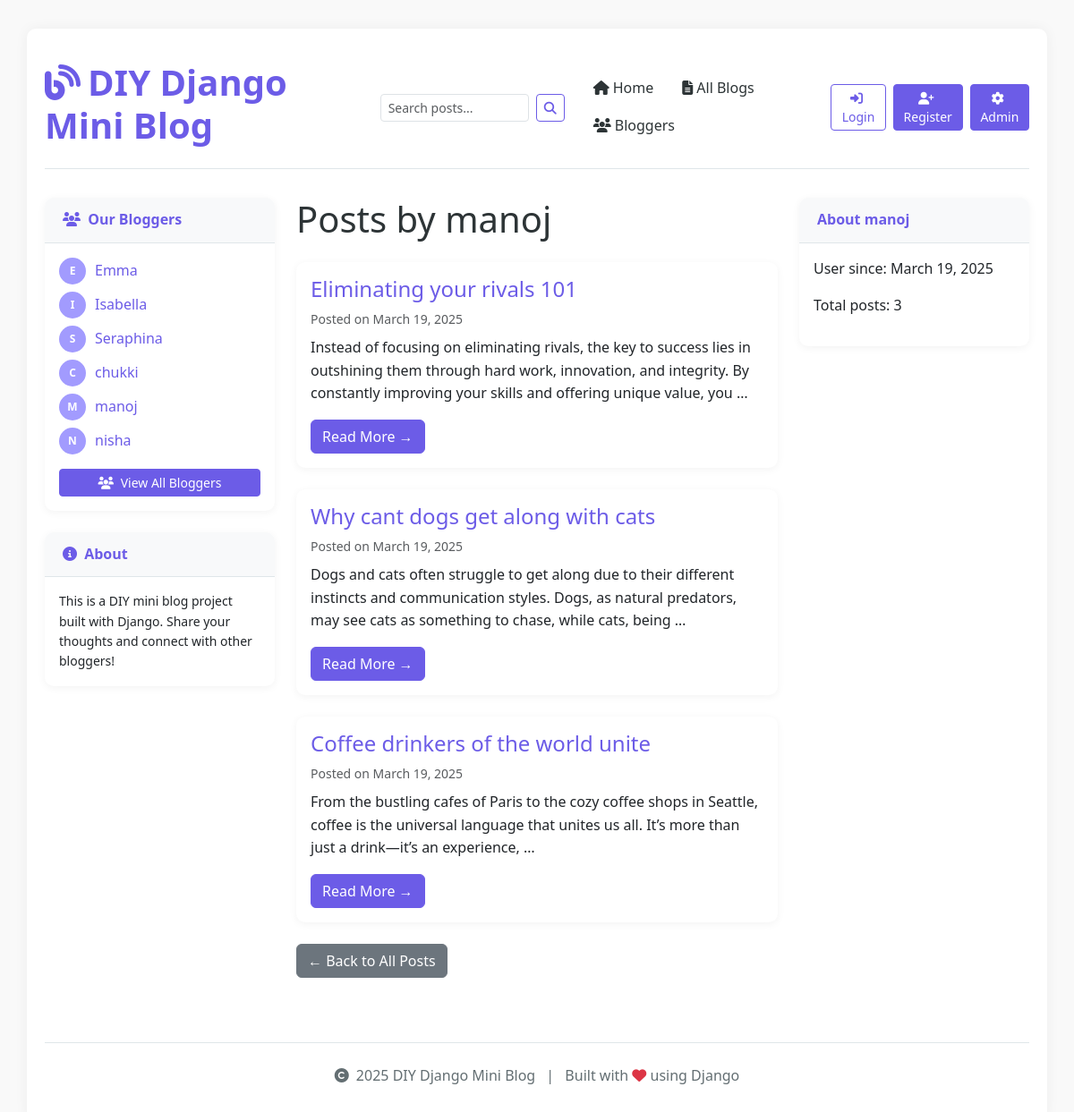
/blog/author/2/, run on the app's committed database.
### blog/models.py (models this page shows, shortened)
class Post(models.Model):
    title = models.CharField(max_length=200)
    content = models.TextField()
    date_posted = models.DateTimeField(default=timezone.now)
    author = models.ForeignKey(User, on_delete=models.CASCADE)
    categories = models.ManyToManyField(Category, related_name='posts', blank=True)
    likes = models.ManyToManyField(User, related_name='liked_posts', blank=True)
    class Meta:
        ordering = ['-date_posted']

### blog/views.py (the view)
# urls.py: path('author/<int:author_id>/', views.author_detail, name='author_detail'),
def author_detail(request, author_id):
    author = get_object_or_404(User, id=author_id)
    posts = Post.objects.filter(author=author).order_by('-date_posted')
    paginator = Paginator(posts, 5)  # Show 5 posts per page
    page_number = request.GET.get('page', 1)
    page_obj = paginator.get_page(page_number)
    return render(request, 'blog/author_detail.html', {
        'title': f'Posts by {author.username}',
        'author': author,
        'page_obj': page_obj,
    })

### blog/context_processors.py (called while the page is built)
def bloggers_processor(request):
    bloggers = User.objects.annotate(post_count=Count('post')).filter(post_count__gt=0).order_by('username')
    return {
        'bloggers': bloggers,
    }

### blog/templates/blog/author_detail.html (shortened to what this page needs)
{% extends 'blog/base.html' %}
{% block content %}
<div class="row">
    <div class="col-lg-8">
        <h1 class="mb-4">Posts by {{ author.username }}</h1>
        {% if page_obj %}
            {% for post in page_obj %}
                <div class="card mb-4">
                    <div class="card-body">
                        <h2 class="card-title h4">
                            <a href="{% url 'post_detail' post.id %}" class="text-decoration-none">{{ post.title }}</a>
                        </h2>
                        <div class="small text-muted mb-2">
                            Posted on {{ post.date_posted|date:"F d, Y" }}
                        </div>
                        <p class="card-text">{{ post.content|truncatewords:30 }}</p>
                        <a href="{% url 'post_detail' post.id %}" class="btn btn-primary">Read More →</a>
                    </div>
                </div>
            {% endfor %}
        {% else %}
            <div class="alert alert-info">
                This author hasn't posted any articles yet.
            </div>
        {% endif %}
        <a href="{% url 'post_list' %}" class="btn btn-secondary mb-4">&larr; Back to All Posts</a>
    </div>
    <div class="col-lg-4">
        <div class="card mb-4">
            <div class="card-header">About {{ author.username }}</div>
            <div class="card-body">
                <p>User since: {{ author.date_joined|date:"F d, Y" }}</p>
                <p>Total posts: {{ author.post_set.count }}</p>
            </div>
        </div>
    </div>
</div>
{% endblock %}

### blog/templates/blog/base.html (shortened to what this page needs)
<!DOCTYPE html>
<html lang="en">
<head>
    <link href="https://cdn.jsdelivr.net/npm/bootstrap@5.3.0/dist/css/bootstrap.min.css" rel="stylesheet">
    <link rel="stylesheet" href="https://cdnjs.cloudflare.com/ajax/libs/font-awesome/6.4.0/css/all.min.css">
</head>
<body>
    <div class="container">
        <header class="site-header">
            <div class="row flex-nowrap justify-content-between align-items-center py-3">
                <div class="col-md-4">
                    <a href="{% url 'home' %}" class="text-decoration-none">
                        <h1 class="site-title display-6">
                            <i class="fas fa-blog me-2"></i>DIY Django Mini Blog
                        </h1>
                    </a>
                </div>
                <div class="col-md-8 d-flex justify-content-end align-items-center">
                    <form class="d-flex me-3" action="{% url 'search_results' %}" method="get">
                        <input class="form-control form-control-sm me-2" type="search" name="q" placeholder="Search posts..." aria-label="Search" required>
                        <button class="btn btn-sm btn-outline-primary" type="submit">
                            <i class="fas fa-search"></i>
                        </button>
                    </form>
                    <nav class="nav me-3 d-none d-md-flex">
                        <a class="nav-link" href="{% url 'home' %}">
                            <i class="fas fa-home me-1"></i>Home
                        </a>
                        <a class="nav-link" href="{% url 'post_list' %}">
                            <i class="fas fa-file-alt me-1"></i>All Blogs
                        </a>
                        <a class="nav-link" href="{% url 'bloggers_list' %}">
                            <i class="fas fa-users me-1"></i>Bloggers
                        </a>
                    </nav>
                    {% if user.is_authenticated %}
                        <div class="dropdown me-2">
                            <button class="btn btn-sm btn-outline-primary dropdown-toggle" type="button" id="userDropdown" data-bs-toggle="dropdown" aria-expanded="false">
                                <i class="fas fa-user me-1"></i>{{ user.username }}
                            </button>
                            <ul class="dropdown-menu dropdown-menu-end shadow" aria-labelledby="userDropdown">
                                <li><a class="dropdown-item" href="{% url 'post_create' %}">
                                    <i class="fas fa-plus-circle me-1"></i>New Post
                                </a></li>
                                <li><a class="dropdown-item" href="{% url 'liked_posts' %}">
                                    <i class="fas fa-heart me-1"></i>Posts You Like
                                </a></li>
                                <li><a class="dropdown-item" href="{% url 'password_change' %}">
                                    <i class="fas fa-key me-1"></i>Change Password
                                </a></li>
                                <li><hr class="dropdown-divider"></li>
                                <li><a class="dropdown-item" href="{% url 'logout' %}">
                                    <i class="fas fa-sign-out-alt me-1"></i>Logout
                                </a></li>
                            </ul>
                        </div>
                    {% else %}
                        <a href="{% url 'login' %}" class="btn btn-sm btn-outline-primary me-2">
                            <i class="fas fa-sign-in-alt me-1"></i>Login
                        </a>
                        <a href="{% url 'register' %}" class="btn btn-sm btn-primary me-2">
                            <i class="fas fa-user-plus me-1"></i>Register
                        </a>
                    {% endif %}
                    <a href="/admin/" class="btn btn-sm btn-primary">
                        <i class="fas fa-cog me-1"></i>Admin
                    </a>
                </div>
            </div>
        </header>
        <div class="row mt-4">
            <div class="col-md-3">
                <div class="sidebar">
                    <div class="card">
                        <div class="card-header">
                            <i class="fas fa-users me-1"></i> Our Bloggers
                        </div>
                        <div class="card-body">
                            <ul class="list-unstyled">
                                {% for blogger in bloggers %}
                                    <li class="mb-2 blogger-item">
                                        <div class="blogger-avatar">
                                            {{ blogger.username|slice:":1"|upper }}
                                        </div>
                                        <a href="{% url 'blogger_detail' blogger.id %}" class="text-decoration-none">
                                            {{ blogger.username }}
                                        </a>
                                    </li>
                                {% empty %}
                                    <li>
                                        <a href="{% url 'bloggers_list' %}" class="text-decoration-none">View All Bloggers</a>
                                    </li>
                                {% endfor %}
                            </ul>
                            <a href="{% url 'bloggers_list' %}" class="btn btn-sm btn-primary d-block mt-2">
                                <i class="fas fa-users me-1"></i> View All Bloggers
                            </a>
                        </div>
                    </div>
                    <div class="card">
                        <div class="card-header">
                            <i class="fas fa-info-circle me-1"></i> About
                        </div>
                        <div class="card-body">
                            <p class="small mb-0">
                                This is a DIY mini blog project built with Django. Share your thoughts and connect with other bloggers!
                            </p>
                        </div>
                    </div>
                </div>
            </div>
            <div class="col-md-9">
                <main>
                    {% block content %}{% endblock %}
                </main>
            </div>
        </div>
        <footer class="footer text-center">
            <p>
                <i class="fas fa-copyright me-1"></i> {% now "Y" %} DIY Django Mini Blog
                <span class="mx-2">|</span>
                Built with <i class="fas fa-heart text-danger"></i> using Django
            </p>
        </footer>
    </div>
</body>
</html>

### blog/templates/blog/base.html (style rules this page uses)
:root { --primary-color: #6c5ce7; --secondary-color: #a29bfe; --accent-color: #fd79a8; --light-color: #f8f9fa; --dark-color: #343a40; --text-color: #2d3436; --muted-color: #636e72; --border-color: #dfe6e9; }
body { padding-top: 2rem; padding-bottom: 2rem; font-family: 'Segoe UI', Tahoma, Geneva, Verdana, sans-serif; color: var(--text-color); background-color: #f9f9f9; line-height: 1.6; }
.container { background-color: white; box-shadow: 0 0 15px rgba(0, 0, 0, 0.05); border-radius: 10px; padding: 20px; }
.site-header { margin-bottom: 2rem; border-bottom: 1px solid var(--border-color); }
.site-title { color: var(--primary-color); font-weight: 700; transition: color 0.3s ease; }
.nav-link { color: var(--text-color); font-weight: 500; padding: 0.5rem 1rem; border-radius: 5px; transition: all 0.3s ease; }
.footer { margin-top: 3rem; padding-top: 1.5rem; color: var(--muted-color); border-top: 1px solid var(--border-color); }
.sidebar { position: sticky; top: 2rem; }
.card { border: none; border-radius: 10px; box-shadow: 0 2px 10px rgba(0, 0, 0, 0.05); transition: transform 0.3s ease, box-shadow 0.3s ease; margin-bottom: 1.5rem; }
.card-header { background-color: var(--light-color); color: var(--primary-color); font-weight: 600; border-bottom: 1px solid var(--border-color); border-radius: 10px 10px 0 0 !important; padding: 0.75rem 1.25rem; }
.btn-primary { background-color: var(--primary-color); border-color: var(--primary-color); }
.btn-outline-primary { color: var(--primary-color); border-color: var(--primary-color); }
a { color: var(--primary-color); text-decoration: none; transition: color 0.3s ease; }
.blogger-item { display: flex; align-items: center; margin-bottom: 0.5rem; }
.blogger-avatar { width: 30px; height: 30px; display: flex; align-items: center; justify-content: center; background-color: var(--secondary-color); color: white; border-radius: 50%; margin-right: 10px; font-weight: bold; font-size: 12px; }

### data on the page
Post: title "Eliminating your rivals 101", date_posted "March 19, 2025", content "Instead of focusing on eliminating rivals, the key to success lies in outshining them through hard work, innovation, and integrity. By constantly improving your skills and offering unique value, you …"
Post: title "Why cant dogs get along with cats", date_posted "March 19, 2025", content "Dogs and cats often struggle to get along due to their different instincts and communication styles. Dogs, as natural predators, may see cats as something to chase, while cats, being …"
Post: title "Coffee drinkers of the world unite", date_posted "March 19, 2025", content "From the bustling cafes of Paris to the cozy coffee shops in Seattle, coffee is the universal language that unites us all. It’s more than just a drink—it’s an experience, …"

### other printed values
{{ blogger.username|slice:":1"|upper }} "E"
{{ blogger.username }} "Emma"
{{ blogger.username|slice:":1"|upper }} "I"
{{ blogger.username }} "Isabella"
{{ blogger.username|slice:":1"|upper }} "S"
{{ blogger.username }} "Seraphina"
{{ blogger.username|slice:":1"|upper }} "C"
{{ blogger.username }} "chukki"
{{ blogger.username|slice:":1"|upper }} "M"
{{ blogger.username }} "manoj"
{{ blogger.username|slice:":1"|upper }} "N"
{{ blogger.username }} "nisha"
{{ author.username }} "manoj"
{{ author.date_joined|date:"F d, Y" }} "March 19, 2025"
{{ author.post_set.count }} "3"
